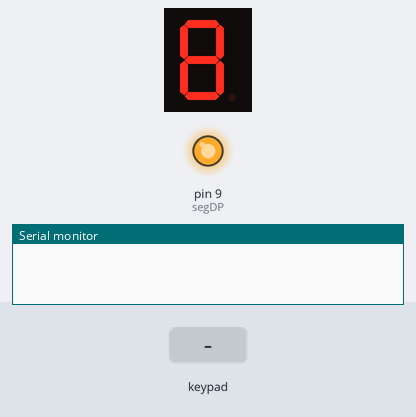
The sketch below on a simulated Arduino Uno, built with avr-gcc and run on an emulated ATmega328P. On the bench: 1-digit seven-segment display, output pins drawn as LEDs (lit = HIGH), the last lines printed to the serial monitor. Wiring (inferred from the names in the program): 1-digit 7-segment display, segments lit when HIGH: segments pin 2, pin 3, pin 4, pin 5, pin 6, pin 7, pin 8. The inputs (shaded band) are chosen by the test bench. The segment pins are drawn as the display they are named for; pins used as bus, display or sensor lines are not drawn.

Above: at 1.2 s.
1.3 s: keypad keys 1 0 1 1 1 2 1 3 pressed 0.4 s apart
At 4.7 s:
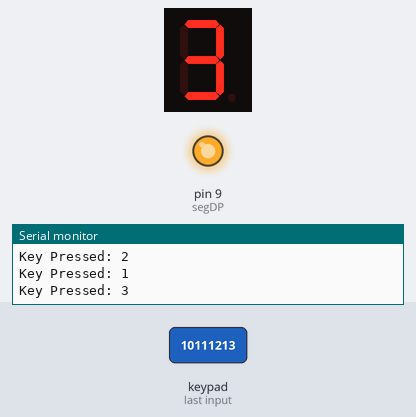
6.0 s: key '4' pressed
At 7.2 s:
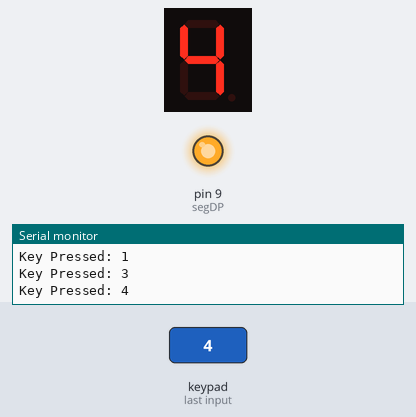
7.5 s: key '5' pressed
At 8.4 s:
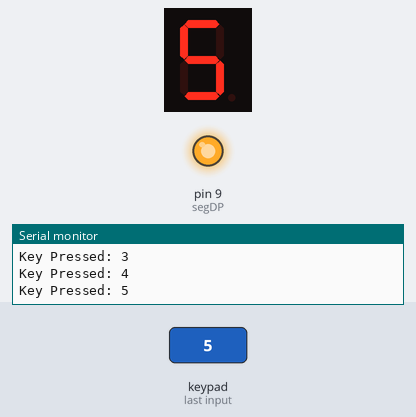
9.0 s: keypad keys 1 3 9 7 2 2 2 2 pressed 0.4 s apart
At 10.9 s:
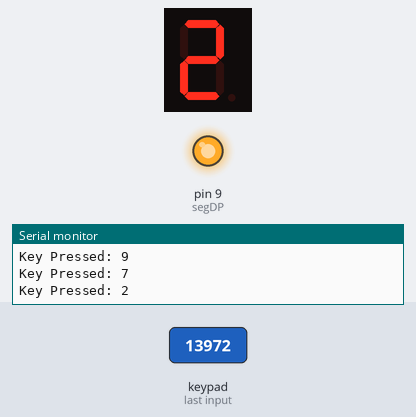
13.7 s: key '6' pressed
At 14.4 s:
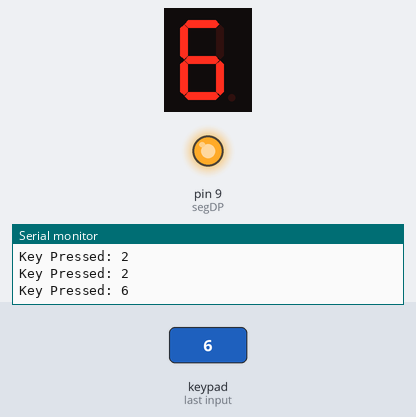
15.2 s: key '1' pressed
At 15.6 s:
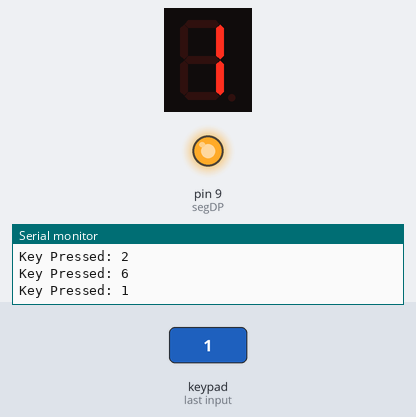
Timing chart, 0 to 17.7 s (numbered marks = the images above; inputs shaded):
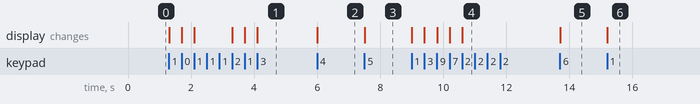

The sketch:

_common_cathode1.ino
```cpp
#include <Keypad.h>

// 7-segment display pins (common cathode)
const int segA = 2;
const int segB = 3;
const int segC = 4;
const int segD = 5;
const int segE = 6;
const int segF = 7;
const int segG = 8;

// Optional DP (not used)
const int segDP = 9;

// Segment pins array
int segPins[] = {segA, segB, segC, segD, segE, segF, segG};

// 4x4 Keypad configuration
const byte ROWS = 4;
const byte COLS = 4;
char keys[ROWS][COLS] = {
  {'1', '2', '3', 'A'},
  {'4', '5', '6', 'B'},
  {'7', '8', '9', 'C'},
  {'*', '0', '#', 'D'}
};

byte rowPins[ROWS] = {A0, A1, A2, A3};  // Adjust if needed
byte colPins[COLS] = {10, 11, 12, 13};  // Adjust if needed

Keypad keypad = Keypad(makeKeymap(keys), rowPins, colPins, ROWS, COLS);

// Digit segment patterns (common cathode, LOW = ON)
byte digitPatterns[10][7] = {
  {0,0,0,0,0,0,1}, // 0
  {1,0,0,1,1,1,1}, // 1
  {0,0,1,0,0,1,0}, // 2
  {0,0,0,0,1,1,0}, // 3
  {1,0,0,1,1,0,0}, // 4
  {0,1,0,0,1,0,0}, // 5
  {0,1,0,0,0,0,0}, // 6
  {0,0,0,1,1,1,1}, // 7
  {0,0,0,0,0,0,0}, // 8
  {0,0,0,0,1,0,0}  // 9
};

void setup() {
  // Initialize segment pins
  for (int i = 0; i < 7; i++) {
    pinMode(segPins[i], OUTPUT);
    digitalWrite(segPins[i], HIGH); // OFF for common cathode
  }

  pinMode(segDP, OUTPUT);
  digitalWrite(segDP, HIGH); // DP off
  Serial.begin(9600);
}

void loop() {
  char key = keypad.getKey();

  if (key && key >= '0' && key <= '9') {
    Serial.print("Key Pressed: ");
    Serial.println(key);
    int digit = key - '0';
    displayDigit(digit);
  }
}

// Function to display digit 0-9
void displayDigit(int digit) {
  for (int i = 0; i < 7; i++) {
    digitalWrite(segPins[i], digitPatterns[digit][i] ? LOW : HIGH);
  }
}
```

Measured:
- after the input at 1.3 s, the display: first changes at once (image 1 shows a later state)
- after the input at 6.0 s, the display: changes at once (image 2)
- after the input at 7.5 s, the display: changes at once (image 3)
- after the input at 9.0 s, the display: first changes at once (image 4 shows a later state)
- after the input at 13.7 s, the display: changes at once (image 5)
- after the input at 15.2 s, the display: changes at once (image 6)
